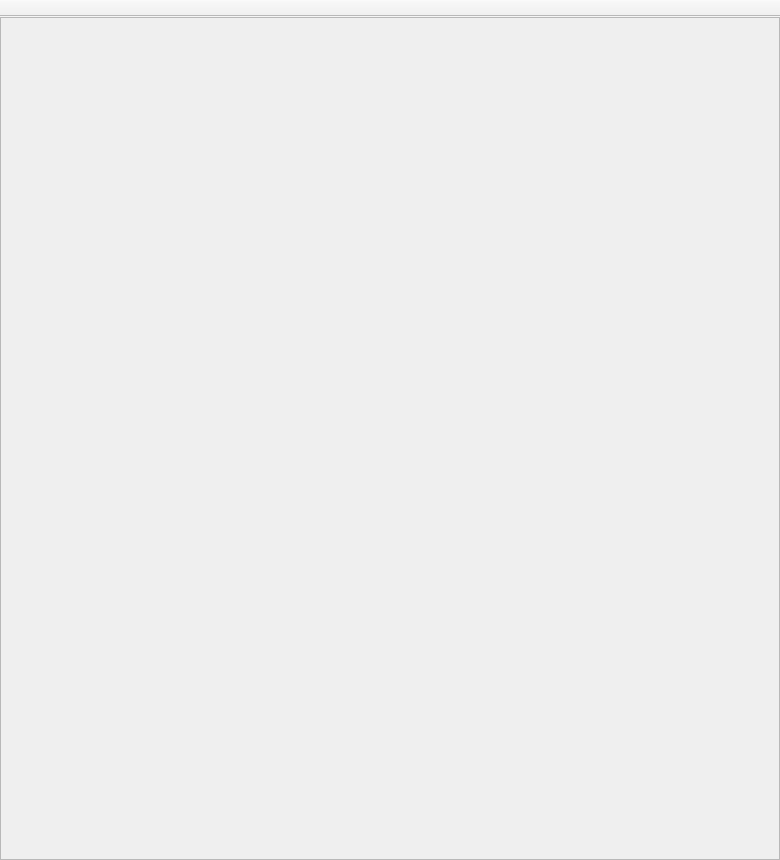
<?xml version="1.0" encoding="UTF-8"?>
<ui version="4.0">
 <author>GeneralMeasurements</author>
 <comment>One instrument's panel window (PanelWindow), opened from the Instrument Server.
The code puts the panel in `scroll_area`, and the Essential / Expanded / All buttons in
`show_bar` (hidden for panels without folds).</comment>
 <class>PanelWindow</class>
 <widget class="QMainWindow" name="PanelWindow">
  <property name="geometry">
   <rect><x>0</x><y>0</y><width>780</width><height>860</height></rect>
  </property>
  <property name="windowTitle"><string>Instrument panel</string></property>
  <widget class="QWidget" name="centralwidget">
   <layout class="QVBoxLayout" name="central_lay">
    <property name="leftMargin"><number>0</number></property>
    <property name="topMargin"><number>0</number></property>
    <property name="rightMargin"><number>0</number></property>
    <property name="bottomMargin"><number>0</number></property>
    <item>
     <widget class="QScrollArea" name="scroll_area">
      <property name="widgetResizable"><bool>true</bool></property>
      <widget class="QWidget" name="scroll_contents">
       <property name="geometry"><rect><x>0</x><y>0</y><width>760</width><height>800</height></rect></property>
      </widget>
     </widget>
    </item>
   </layout>
  </widget>
  <widget class="QToolBar" name="show_bar">
   <property name="windowTitle"><string>Show</string></property>
   <property name="movable"><bool>false</bool></property>
   <attribute name="toolBarArea"><enum>TopToolBarArea</enum></attribute>
   <attribute name="toolBarBreak"><bool>false</bool></attribute>
  </widget>
 </widget>
 <resources/>
 <connections/>
</ui>
